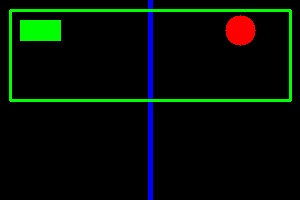
#> input picture Práctica 1/Material P1/imagen.jpg, 300 x 200 px, given in place of the camera
$ jupyter execute --allow-errors VC_P1_G1.ipynb   (text cells are left out)
#> lines starting #> are read from the running program, lines starting #| are printed output that depends on the picture; after the words box and inside, x2 and y2 are one past the last pixel; in counts of white or black regions, pixels touching at a corner belong together
[cell 1]
import cv2
import numpy as np
import matplotlib.pyplot as plt

[cell 2]
#Dimensiones del tablero de ajedrez
ancho = 800
alto = 800

[cell 3]
gray_img = np.zeros((alto,ancho,1), dtype = np.uint8)
#Modifica la imagen para crear un tablero de ajedrez
for i in range(0,8):
    for j in range(0,8):
        if (i + j + 2) % 2 == 0:
            gray_img[i*100:(i+1)*100,j*100:(j+1)*100, 0:2] = 255

#Visualiza con mapa de color gris
plt.imshow(gray_img, cmap='gray')
plt.show()

[cell 4]
#Dimensiones de la imagen estilo Mondrian
ancho = 600
alto = 600

[cell 5]
# Imagen en blanco
image = np.ones((ancho, alto, 3), dtype=np.uint8) * 255

# Colores de los recuadros
colors = {
    'red': (255, 0, 0),
    'blue': (0, 0, 255),
    'yellow': (255, 255, 0),
    'white': (255, 255, 255)
}

# Rellenar un cuadrado de un color aleatorio
for i in range(0, int(ancho/100)):
    for j in range(0, int(alto/100)):
        image[i*100:(i+1)*100,j*100:(j+1)*100] = colors[np.random.choice(list(colors.keys()))]

# Líneas horizontales
for i in range(0,int(ancho/100)):
    for j in range(0, alto):
        if not np.array_equal(image[(i * 100) - 1, j], image[(i * 100) + 1, j]):
            image[(i*100)-1 : (i*100) + 1,j] = (0,0,0)

# Líneas verticales
for i in range(0,ancho):
    for j in range(0,int(alto/100)):
        if not np.array_equal(image[i,(j*100)-1], image[i,(j*100)+1]):
            image[i,(j*100)-1 : (j*100)+1] = (0,0,0)

plt.imshow(image)
plt.show()
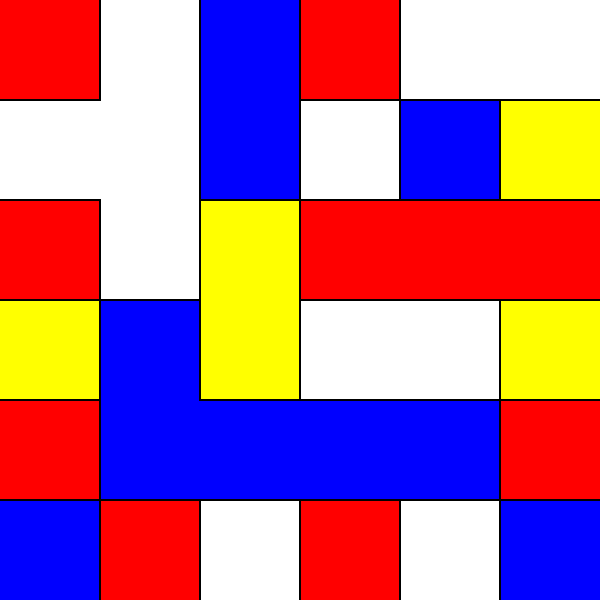
#> shown: shape (600, 600, 3); mean R, G, B 179.3, 110.4, 145.1

[cell 6]
#Dimensiones del tablero de ajedrez
ancho = 800
alto = 800

[cell 7]
gray_img = np.zeros((alto,ancho,1), dtype = np.uint8)
#Modifica la imagen para crear un tablero de ajedrez
for i in range(0, 8):
    for j in range(0, 8):
        if (i + j + 2) % 2 == 0:
            cv2.rectangle(gray_img, (i*100, j*100), ((i+1)*100, (j+1)*100), (255, 255, 255), -1)

plt.imshow(gray_img, cmap='gray')
plt.show()
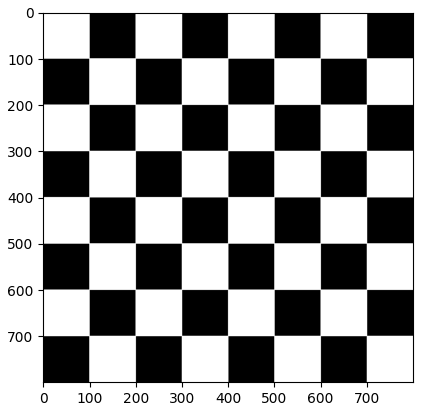
#> figure drawn by matplotlib, 1 panel

[cell 8]
vid = cv2.VideoCapture(0)

while(True):
    # fotograma a fotograma
    ret, frame = vid.read()
#> frame is the input picture: shape (200, 300, 3); mean B, G, R 5.8, 13.3, 4.6

    if ret:
        # Separamos canales
        b = frame[:,:,0]
        g = frame[:,:,1]
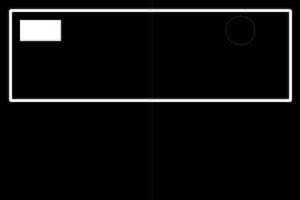
#> g: shape (200, 300); min 0, max 255, mean 13.3
        r = frame[:,:,2]
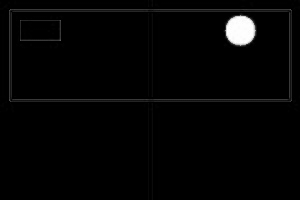
#> r: shape (200, 300); min 0, max 255, mean 4.6

        r = cv2.Canny(r, 100, 200)  # Aplica un filtro de detección de bordes al canal rojo
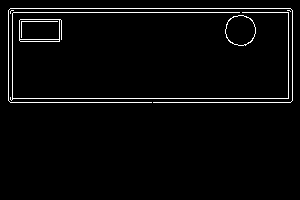
#> r: shape (200, 300); 3% white in thin lines or dots, all inside (x1, y1, x2, y2) = (8, 8, 293, 103)

        # Modificamos el plano verde invirtiendo sus valores
        g = cv2.bitwise_not(g)  # Invertir el canal verde
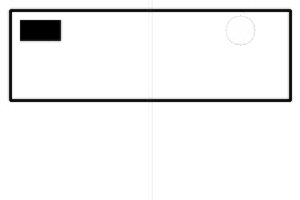
#> g: shape (200, 300); min 0, max 255, mean 241.7

        _, b = cv2.threshold(b, 127, 255, cv2.THRESH_BINARY)  # Aplica un umbral binario al canal azul
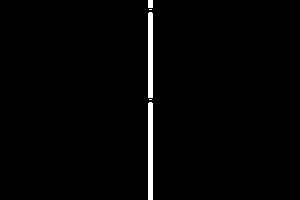
#> b: shape (200, 300); 1.6% white; 5 white regions (2 under 20 px), largest, box (x1, y1, x2, y2) and area: (148, 102, 153, 200) 488, (148, 12, 153, 98) 428, (148, 0, 153, 8) 40

        # Dimensiones imagen de entrada
        h, w, c = frame.shape
#> h = 200; w = 300; c = 3

        # Concateamos en horizontal los tres planos del fotograma
        collage = np.hstack((r, g, b))
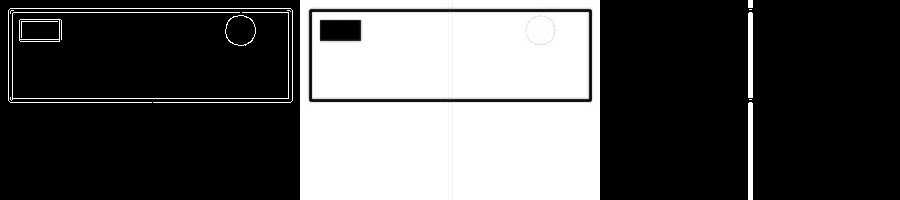
#> collage: shape (200, 900); min 0, max 255, mean 84.5

        # Muestra fotograma redimensionando a la mitad para que quepa en pantalla
        cv2.imshow('RGB', cv2.resize(collage, (int(w*1.5),int(h/2)),cv2.INTER_NEAREST))
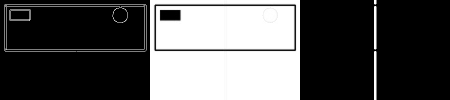
#> window 'RGB': shape (100, 450); min 0, max 255, mean 84.5

    # Detenemos pulsado ESC
    if cv2.waitKey(20) == 27:
#> (key Esc is pressed here)
        break

# Libera el objeto de captura
vid.release()
# Destruye ventanas
cv2.destroyAllWindows()

[cell 9]
import cv2
import numpy as np

vid = cv2.VideoCapture(0)

while(True):
    # fotograma a fotograma
    ret, frame = vid.read()

    if ret:
        # Dimensiones imagen de entrada
        h, w, c = frame.shape

        # Calcular luminiscencia usando operaciones vectorizadas
        luminiscence = 0.299 * frame[:,:,2] + 0.587 * frame[:,:,1] + 0.114 * frame[:,:,0]
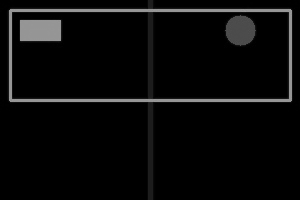
#> luminiscence: shape (200, 300) float64; min 0, max 155.9, mean 9.8

        # Encontrar los índices del píxel más oscuro y más brillante
        min_idx = np.unravel_index(np.argmin(luminiscence), luminiscence.shape)
#> min_idx = (0, 0)
        max_idx = np.unravel_index(np.argmax(luminiscence), luminiscence.shape)
#> max_idx = (10, 11)

        # Dibujar círculos en los píxeles más oscuro y más brillante
        cv2.circle(frame, (min_idx[1], min_idx[0]), 5, (255,255,255), -1)
#> frame: shape (200, 300, 3); 0.04% of pixels changed, all inside (x1, y1, x2, y2) = (0, 0, 6, 6)
        cv2.circle(frame, (max_idx[1], max_idx[0]), 5, (0,0,0), -1)
#> frame: shape (200, 300, 3); mean B, G, R 5.9, 13.3, 4.7

        # Muestra fotograma
        cv2.imshow('Vid', frame)

    # Detenemos pulsado ESC
    if cv2.waitKey(20) == 27:
#> (key Esc is pressed here)
        break

# Libera el objeto de captura
vid.release()
# Destruye ventanas
cv2.destroyAllWindows()
